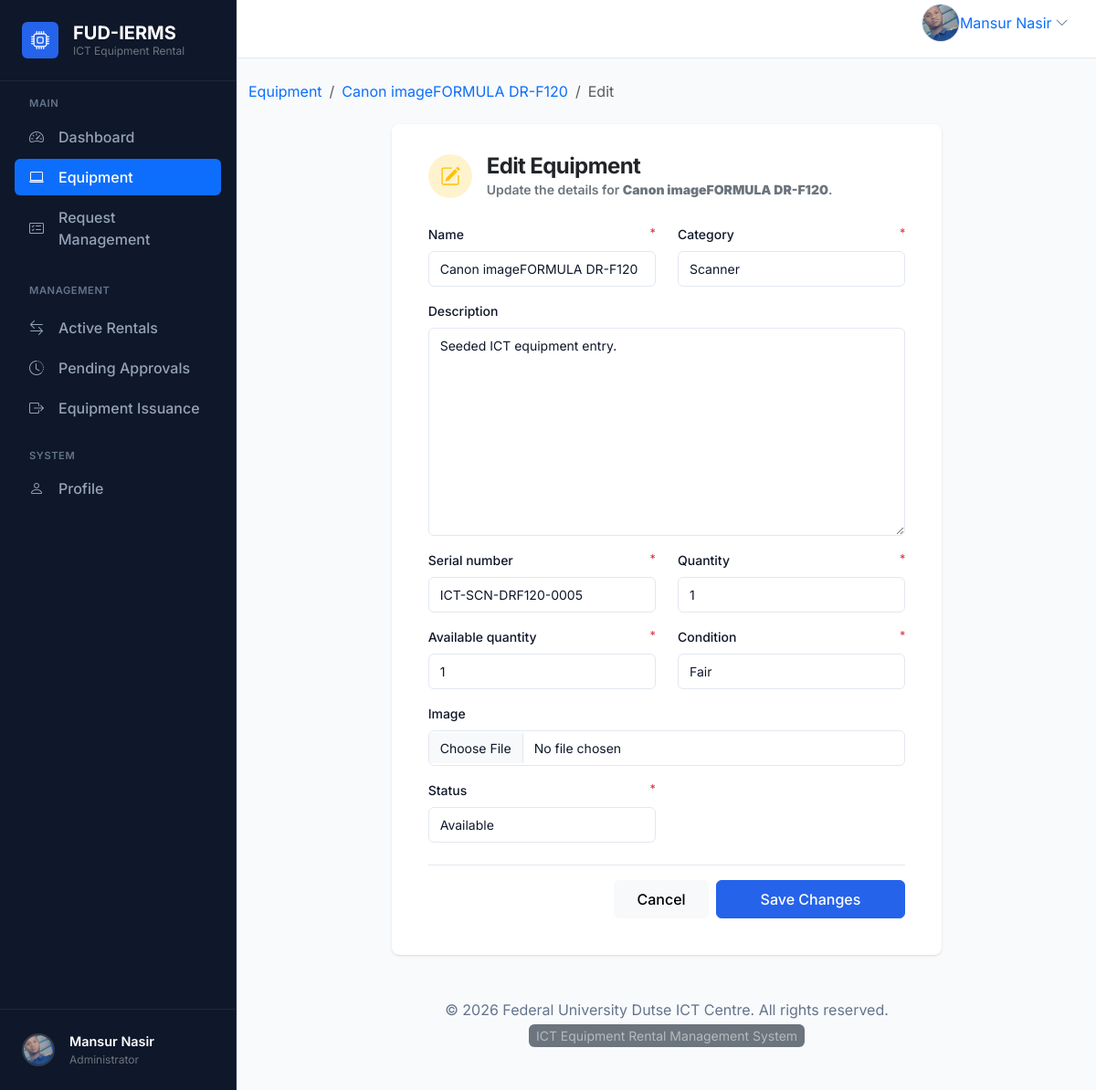
The app's page /equipment/7/edit/ (signed in) with its own data.
### accounts/models.py (models this page shows, shortened)
class User(AbstractUser):
    objects = CustomUserManager()
    class Role(models.TextChoices):
        ADMIN = "ADMIN", "Admin"
        STUDENT = "STUDENT", "Student"
        STAFF = "STAFF", "Staff"
    role = models.CharField(
        max_length=20,
        choices=Role.choices,
        default=Role.STUDENT,
        db_index=True,
    )
    phone = models.CharField(max_length=20, blank=True, db_index=True)
    faculty = models.CharField(max_length=255, blank=True, db_index=True)
    department = models.CharField(max_length=255, blank=True, db_index=True)
    profile_image = models.ImageField(
        upload_to="profile_images/",
        blank=True,
        null=True,
    )
    created_at = models.DateTimeField(auto_now_add=True)
    updated_at = models.DateTimeField(auto_now=True)
    class Meta:
        verbose_name = "User"
        verbose_name_plural = "Users"
        ordering = ["-created_at"]
        indexes = [
            models.Index(fields=["role"]),
            models.Index(fields=["phone"]),
            models.Index(fields=["faculty"]),
            models.Index(fields=["department"]),
        ]

### equipment/models.py (models this page shows, shortened)
class Equipment(models.Model):
    class Category(models.TextChoices):
        LAPTOP = "LAPTOP", "Laptop"
        PROJECTOR = "PROJECTOR", "Projector"
        PRINTER = "PRINTER", "Printer"
        SCANNER = "SCANNER", "Scanner"
        CAMERA = "CAMERA", "Camera"
        NETWORKING = "NETWORKING", "Networking Device"
    class Status(models.TextChoices):
        AVAILABLE = "AVAILABLE", "Available"
        UNAVAILABLE = "UNAVAILABLE", "Unavailable"
        MAINTENANCE = "MAINTENANCE", "Maintenance"
    class Condition(models.TextChoices):
        EXCELLENT = "EXCELLENT", "Excellent"
        GOOD = "GOOD", "Good"
        FAIR = "FAIR", "Fair"
        DAMAGED = "DAMAGED", "Damaged"
    name = models.CharField(max_length=255)
    category = models.CharField(
        max_length=50,
        choices=Category.choices,
        default=Category.LAPTOP,
        db_index=True,
    )
    description = models.TextField(blank=True)
    serial_number = models.CharField(max_length=100, unique=True)
    quantity = models.PositiveIntegerField(default=1)
    available_quantity = models.PositiveIntegerField(default=1)
    condition = models.CharField(
        max_length=50,
        choices=Condition.choices,
        default=Condition.EXCELLENT,
    )
    image = models.ImageField(
        upload_to="equipment_images/",
        blank=True,
        null=True,
    )
    status = models.CharField(
        max_length=50,
        choices=Status.choices,
        default=Status.AVAILABLE,
        db_index=True,
    )
    created_at = models.DateTimeField(auto_now_add=True)
    updated_at = models.DateTimeField(auto_now=True)
    class Meta:
        ordering = ["name"]
        indexes = [
            models.Index(fields=["category"]),
            models.Index(fields=["status"]),
        ]

### equipment/views.py (the view, shortened to what this page needs)
# urls.py: path("<int:pk>/edit/", views.EquipmentUpdateView.as_view(), name="update"),
class EquipmentUpdateView(LoginRequiredMixin, PermissionRequiredMixin, UpdateView):
    model = Equipment
    form_class = EquipmentForm
    template_name = "equipment/equipment_update.html"
    permission_required = "equipment.change_equipment"

### templates/equipment/equipment_update.html (shortened to what this page needs)
{% extends "base.html" %}
{% block content %}
<nav aria-label="breadcrumb" class="mb-4">
  <ol class="breadcrumb">
    <li class="breadcrumb-item"><a href="{% url 'equipment:list' %}" class="text-decoration-none">Equipment</a></li>
    <li class="breadcrumb-item"><a href="{% url 'equipment:detail' object.pk %}" class="text-decoration-none">{{ object.name }}</a></li>
    <li class="breadcrumb-item active" aria-current="page">Edit</li>
  </ol>
</nav>
<div class="row justify-content-center">
  <div class="col-12 col-md-10 col-lg-8">
    <div class="card border-0 shadow-sm p-3">
      <div class="card-header border-0 bg-transparent pb-0">
        <div class="d-flex align-items-center gap-3 mb-1">
          <div class="d-inline-flex align-items-center justify-content-center bg-warning-subtle text-warning rounded-circle" style="width: 48px; height: 48px;">
          </div>
          <div>
            <h2 class="h4 fw-bold text-dark mb-0">Edit Equipment</h2>
            <p class="text-secondary small mb-0">Update the details for <strong>{{ object.name }}</strong>.</p>
          </div>
        </div>
      </div>
      <div class="card-body pt-4">
        <form method="post" enctype="multipart/form-data" novalidate>
          <div class="row">
            {% for field in form.visible_fields %}
              <div class="{% if field.name == 'description' or field.name == 'image' %}col-12{% else %}col-md-6{% endif %} mb-3">
                <label class="form-label d-flex justify-content-between" for="{{ field.id_for_label }}">
                  <span>{{ field.label }}</span>
                  {% if field.field.required %}
                    <span class="text-danger small">*</span>
                  {% endif %}
                </label>
                {{ field }}
              </div>
            {% endfor %}
          </div>
          <div class="d-flex justify-content-end gap-2 pt-3 border-top border-light mt-2">
            <a href="{% url 'equipment:detail' object.pk %}" class="btn btn-light px-4 py-2">Cancel</a>
            <button type="submit" class="btn btn-primary px-5 py-2">Save Changes</button>
          </div>
        </form>
      </div>
    </div>
  </div>
</div>
{% endblock content %}

### templates/base.html (shortened to what this page needs)
{% load static %}
<!doctype html>
<html lang="en">
  <head>
    <link
      href="https://cdn.jsdelivr.net/npm/bootstrap@5.3.3/dist/css/bootstrap.min.css"
      rel="stylesheet"
    />
    <link rel="stylesheet" href="https://cdn.jsdelivr.net/npm/bootstrap-icons@1.11.3/font/bootstrap-icons.min.css">
  </head>
  <body>
    <div class="app-shell">
      <aside class="app-sidebar collapse d-lg-block" id="sidebarCollapse">
        {% include "partials/sidebar.html" %}
      </aside>
      <div class="app-main">
        <header class="app-topbar">
          <div class="container-fluid px-3 px-lg-4">
            <div class="topbar-row d-flex align-items-center justify-content-between gap-3">
              <div class="d-flex align-items-center gap-3">
                {% if user.is_authenticated %}
                  <div class="dropdown profile-menu" data-bs-auto-close="true">
                    <a
                      class="profile-toggle d-flex align-items-center text-decoration-none rounded"
                      href="#"
                      id="profileDropdown"
                      role="button"
                      data-bs-toggle="dropdown"
                      aria-expanded="false"
                      aria-label="User menu"
                    >
                      {% if user.profile_image %}
                        <img
                          src="{{ user.profile_image.url }}"
                          alt="{{ user.username }}"
                          class="avatar-img profile-avatar"
                        >
                      {% else %}
                        <div class="avatar-placeholder profile-avatar-placeholder">
                          {{ user.username|slice:":1"|upper }}
                        </div>
                      {% endif %}
                      <span class="profile-name profile-name-full d-none d-md-inline text-nowrap text-truncate" title="{{ user.get_full_name|default:user.username }}">
                        {{ user.get_full_name|default:user.username }}
                      </span>
                      <i class="bi bi-chevron-down ms-1 text-muted profile-chevron" aria-hidden="true"></i>
                    </a>
                  </div>
                {% else %}
                  <a class="btn btn-light" href="{% url 'accounts:login' %}"><i class="bi bi-box-arrow-in-right me-2"></i>Login</a>
                  <a class="btn btn-primary" href="{% url 'accounts:register' %}">Create Account</a>
                {% endif %}
              </div>
            </div>
          </div>
        </header>
        <main class="app-content">
          <div class="container py-4">
        {% block content %}{% endblock content %}
        <footer class="py-4 mt-auto">
          <div class="container text-center">
            <p class="text-muted mb-1">{{ copyright_text }}. All rights reserved.</p>
            <small class="text-white-50 bg-secondary px-2 py-1 rounded">{{ system_name }}</small>
          </div>
        </footer>
      </div>
    </main>
  </body>
</html>

### templates/partials/sidebar.html (shortened to what this page needs)
{% load static %}
{% with current_path=request.path %}
<div class="d-flex flex-column h-100 bg-sidebar" style="background-color: var(--sidebar-bg); border-right: 1px solid #1e293b;">
  <div class="p-4 border-bottom border-secondary d-none d-lg-block" style="border-color: #1e293b !important;">
    <a class="d-flex align-items-center gap-3 text-white text-decoration-none" href="{% url 'home' %}">
      <div class="d-flex align-items-center justify-content-center rounded" style="width: 40px; height: 40px; background-color: var(--primary);">
        <i class="bi bi-cpu text-white fs-5"></i>
      </div>
      <div class="d-flex flex-column">
        <span class="fw-bold fs-5 lh-1 mb-1">FUD-IERMS</span>
        <span class="text-secondary small lh-1" style="font-size: 0.75rem;">ICT Equipment Rental</span>
      </div>
    </a>
  </div>
  <div class="flex-grow-1 overflow-auto py-3">
    <div class="px-3">
      <div class="text-uppercase text-secondary fw-semibold mb-2 px-3" style="font-size: 0.7rem; letter-spacing: 0.05em; color: #64748B !important;">Main</div>
      <nav class="nav flex-column gap-1">
        {% if user.is_authenticated %}
          <a class="nav-link px-3 py-2 rounded d-flex align-items-center gap-3 text-white {% if 'admin-dashboard' in current_path or 'student-dashboard' in current_path or 'staff-dashboard' in current_path %}active bg-primary{% endif %}"
             href="{% url 'accounts:dashboard' %}"
             style="{% if 'admin-dashboard' not in current_path and 'student-dashboard' not in current_path and 'staff-dashboard' not in current_path %}color: #94A3B8 !important;{% endif %} font-weight: 500;">
            <i class="bi bi-speedometer2"></i>
            <span>Dashboard</span>
          </a>
        {% endif %}
        <a class="nav-link px-3 py-2 rounded d-flex align-items-center gap-3 text-white {% if 'equipment' in current_path %}active bg-primary{% endif %}"
           href="{% url 'equipment:list' %}"
           style="{% if 'equipment' not in current_path %}color: #94A3B8 !important;{% endif %} font-weight: 500;">
          <i class="bi bi-laptop"></i>
          <span>Equipment</span>
        </a>
        {% if user.is_authenticated %}
          {% if user.role|upper == 'ADMIN' %}
            <a class="nav-link px-3 py-2 rounded d-flex align-items-center gap-3 text-white {% if 'admin_request_management' in current_path %}active bg-primary{% endif %}"
               href="{% url 'rentals:admin_request_management' %}"
               style="{% if 'rentals' not in current_path or 'pending' in current_path %}color: #94A3B8 !important;{% endif %} font-weight: 500;">
              <i class="bi bi-card-checklist"></i>
              <span>Request Management</span>
            </a>
            <div class="mt-4 mb-2 text-uppercase text-secondary fw-semibold px-3" style="font-size: 0.7rem; letter-spacing: 0.05em; color: #64748B !important;">Management</div>
            <a class="nav-link px-3 py-2 rounded d-flex align-items-center gap-3 text-white {% if 'rentals/active/' in current_path or 'active_rentals' in current_path %}active bg-primary{% endif %}"
               href="{% url 'rentals:active_rentals' %}"
               style="{% if 'rentals/active/' not in current_path and 'active_rentals' not in current_path %}color: #94A3B8 !important;{% endif %} font-weight: 500;">
              <i class="bi bi-arrow-left-right"></i>
              <span>Active Rentals</span>
            </a>
            <a class="nav-link px-3 py-2 rounded d-flex align-items-center gap-3 text-white {% if 'rentals/pending' in current_path %}active bg-primary{% endif %}"
               href="{% url 'rentals:pending_list' %}"
               style="{% if 'rentals/pending' not in current_path %}color: #94A3B8 !important;{% endif %} font-weight: 500;">
              <i class="bi bi-clock-history"></i>
              <span>Pending Approvals</span>
            </a>
            <a class="nav-link px-3 py-2 rounded d-flex align-items-center gap-3 text-white {% if 'rentals/issuance' in current_path %}active bg-primary{% endif %}"
               href="{% url 'rentals:issuance_list' %}"
               style="{% if 'rentals/issuance' not in current_path %}color: #94A3B8 !important;{% endif %} font-weight: 500;">
              <i class="bi bi-box-arrow-right"></i>
              <span>Equipment Issuance</span>
            </a>
          {% endif %}
        {% endif %}
      </nav>
      {% if user.is_authenticated %}
      <div class="mt-4 mb-2 text-uppercase text-secondary fw-semibold px-3" style="font-size: 0.7rem; letter-spacing: 0.05em; color: #64748B !important;">System</div>
      <nav class="nav flex-column gap-1">
        <a class="nav-link px-3 py-2 rounded d-flex align-items-center gap-3 text-white {% if 'profile' in current_path %}active bg-primary{% endif %}"
           href="{% url 'accounts:profile' %}"
           style="{% if 'profile' not in current_path %}color: #94A3B8 !important;{% endif %} font-weight: 500;">
          <i class="bi bi-person"></i>
          <span>Profile</span>
        </a>
      </nav>
      {% endif %}
    </div>
  </div>
  <div class="p-3 border-top border-secondary mt-auto" style="border-color: #1e293b !important;">
    {% if user.is_authenticated %}
      <a href="{% url 'accounts:profile' %}" class="d-flex align-items-center gap-3 text-decoration-none px-2 py-2 rounded hover-bg" style="color: #94A3B8;">
        {% if user.profile_image %}
          <img src="{{ user.profile_image.url }}" alt="{{ user.username }}" class="rounded-circle" style="width: 36px; height: 36px; object-fit: cover; border: 2px solid rgba(255,255,255,0.15);">
        {% else %}
          <div class="d-flex align-items-center justify-content-center rounded-circle fw-bold" style="width: 36px; height: 36px; font-size: 0.875rem; background-color: var(--primary); color: #fff; border: 2px solid rgba(255,255,255,0.15);">
            {{ user.username|slice:":1"|upper }}
          </div>
        {% endif %}
        <div class="d-flex flex-column overflow-hidden">
          <span class="text-white fw-semibold text-truncate" style="max-width: 150px; font-size: 0.9rem;">{{ user.get_full_name|default:user.username }}</span>
          <span class="text-secondary small text-truncate" style="font-size: 0.75rem; max-width: 150px;">{% if user.is_superuser %}Administrator{% else %}{{ user.get_role_display }}{% endif %}</span>
        </div>
      </a>
    {% else %}
      <div class="d-grid gap-2">
        <a class="btn btn-outline-light btn-sm" href="{% url 'accounts:login' %}">Login</a>
        <a class="btn btn-primary btn-sm" href="{% url 'accounts:register' %}">Register</a>
      </div>
    {% endif %}
  </div>
</div>
{% endwith %}

### records on screen
User: profile_image (picture), get_full_name "Mansur Nasir"
Equipment: name "Canon imageFORMULA DR-F120", visible_fields "Canon imageFORMULA DR-F120" "Scanner" "Seeded ICT equipment entry." "ICT-SCN-DRF120-0005" "1" "1" "Fair" "Available"

### other values on screen
{{ field.label }} "Name" "Category" "Description" "Serial number" "Quantity" "Available quantity" "Condition" "Image" "Status"
{{ copyright_text }} "© 2026 Federal University Dutse ICT Centre"
{{ system_name }} "ICT Equipment Rental Management System"
